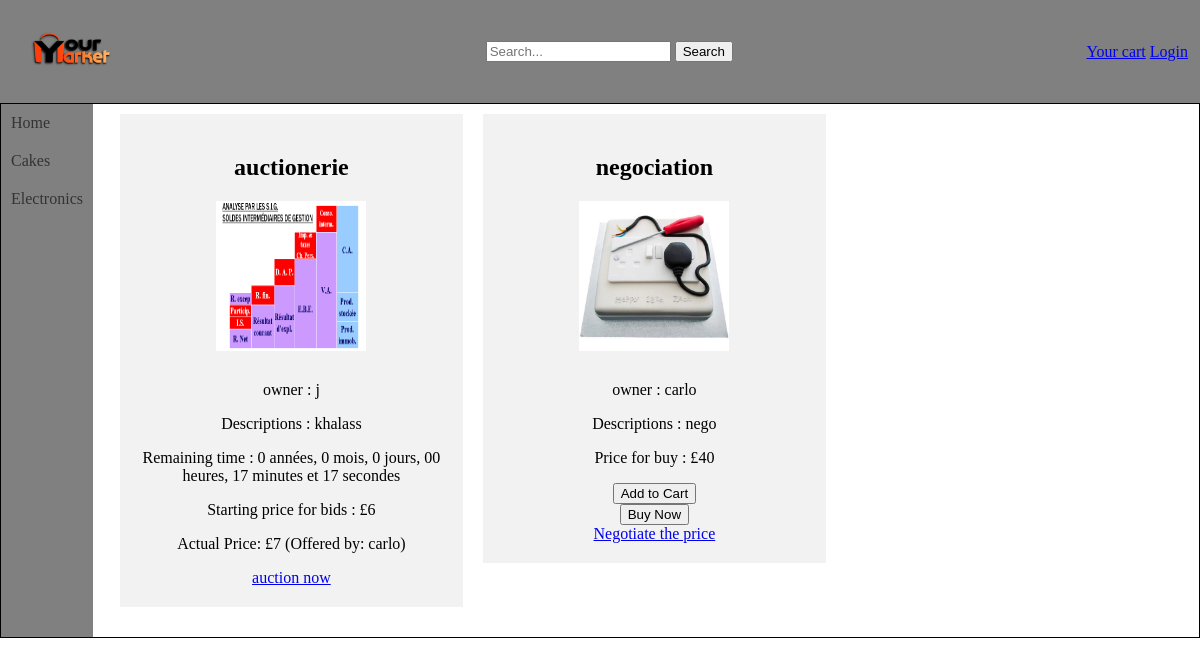
Page /electronics.php on the committed database.
### tables this page shows
CREATE TABLE IF NOT EXISTS `items` (
  `id` int NOT NULL AUTO_INCREMENT,
  `nameItem` varchar(200) NOT NULL,
  `descriptions` varchar(999) NOT NULL,
  `price` double NOT NULL,
  `categories` int NOT NULL,
  `sellType` int NOT NULL,
  `quantity` int NOT NULL DEFAULT '1',
  `available` tinyint(1) NOT NULL DEFAULT '1',
  `endDate` datetime DEFAULT NULL,
  PRIMARY KEY (`id`)
);

CREATE TABLE IF NOT EXISTS `picturesvideos` (
  `id` int NOT NULL AUTO_INCREMENT,
  `link` varchar(500) NOT NULL,
  PRIMARY KEY (`id`)
);

CREATE TABLE IF NOT EXISTS `sell` (
  `username` varchar(100) NOT NULL,
  `idItem` int NOT NULL,
  PRIMARY KEY (`username`,`idItem`),
  KEY `fk_sell_item` (`idItem`)
);

CREATE TABLE IF NOT EXISTS `bids` (
  `id` int NOT NULL AUTO_INCREMENT,
  `itemId` int NOT NULL,
  `price` int NOT NULL,
  PRIMARY KEY (`id`)
);

CREATE TABLE IF NOT EXISTS `users` (
  `username` varchar(100) NOT NULL,
  `firstName` varchar(100) NOT NULL,
  `familyName` varchar(100) NOT NULL,
  `email` varchar(100) NOT NULL,
  `phone` varchar(15) NOT NULL,
  `passwd` varchar(100) NOT NULL,
  `roles` int NOT NULL,
  `activated` tinyint(1) NOT NULL,
  PRIMARY KEY (`username`)
);

### electronics.php (the view, shortened to what this page needs)
<!DOCTYPE html>
<html>
<head>
    <link rel="stylesheet" type="text/css" href="Constant/styles.css">
</head>
<body>
    <head>
        <?php
        include('Constant/head.php');
        ?>
    </head>
    <div class="page">
        <nav>
            <?php include('Constant/navbar.php'); ?>
        </nav>
        <div class="content">
            <div class="row">
                <?php
                global $conn;
                $currentDatetime = date("Y-m-d H:i:s");
                $sql = "SELECT i.id,nameItem,descriptions,price,categories,quantity,sellType,idLink,link,endDate,username FROM items as i inner join have as h on i.id = h.idItem inner join picturesvideos as pv on h.idLink=pv.id inner join sell as s on i.id=s.idItem  where categories=2 and quantity>0";
                $result = $conn->query($sql);
                if ($result->num_rows > 0) {
                    while ($row = $result->fetch_assoc()) {
                        echo '<div class="column">';
                        echo '<div class="item">';
                        echo '<h2>' . $row["nameItem"] . '</h2>';
                        echo '<img src='. $row["link"] . '>';
                        echo '<p>owner : '.$row["username"].'</p>';
                        echo '<p>Descriptions : ' . $row["descriptions"] . '</p>';
                        if($row["sellType"]==1){
                            echo '<p>Price for buy : £' . $row["price"] . '</p>';
                            echo '<button class="add-to-cart">Add to Cart</button><br>';
                            echo '<button onclick="openPayment();">Buy Now</button><br>';
                            echo '<a href="#" onclick="negotiatePrice('.$row['id'].', '.$row['price'].');">Negotiate the price</a>';
                        }else{
                            if ($currentDatetime >= $row["endDate"]) {
                                echo "Le timer a expiré.";
                            } else {
                                $expiryTime = new DateTime($row["endDate"]);
                                $currentDatetimeObj = new DateTime($currentDatetime);
                                $interval = $currentDatetimeObj->diff($expiryTime);
                                $remainingTime = $interval->format('%y années, %m mois, %d jours, %H heures, %I minutes et %S secondes');
                                echo "Remaining time : " . $remainingTime;
                            }
                            echo '<p>Starting price for bids : £' . $row["price"] . '</p>';
                            $bidPriceSql = "SELECT price FROM bids WHERE itemId = " . $row["id"];
                            $bidPriceResult = $conn->query($bidPriceSql);
                            if ($bidPriceResult->num_rows > 0) {
                                $bidPriceRow = $bidPriceResult->fetch_assoc();
                                $currentPrice = $bidPriceRow['price'];
                                $usernameSql = "SELECT u.username
                                                FROM users AS u
                                                INNER JOIN place AS p ON u.username = p.username
                                                INNER JOIN bids AS b ON p.bidId = b.id
                                                WHERE b.itemId = " . $row["id"];
                                $usernameResult = $conn->query($usernameSql);
                                if ($usernameResult->num_rows > 0) {
                                    $usernameRow = $usernameResult->fetch_assoc();
                                    $username = $usernameRow['username'];
                                    echo '<p>Actual Price: £' . $currentPrice . ' (Offered by: ' . $username . ')</p>';
                                }
                            }
                            echo '<a href="javascript:void(0);" onclick="confirmBid('.$row['id'].', '.$row['price'].');">auction now</a> <br>';
                        }
                        echo '</div>';
                        echo '</div>';
                    }
                }
                ?>
            </div>
        </div>
    </div>
</body>
</html>

### Constant/styles.css (style rules this page uses)
body { margin: 0; padding: 0; }
nav { width: 10%; left: 0; flex-grow: 1; }
.page { border: 1px solid black; display: flex; }
.content { text-align: center; width: 100%; }

### electronics.php (style rules this page uses)
.column { float: left; width: 33.33%; padding: 10px; box-sizing: border-box; }
.row:after { content: ""; display: table; clear: both; }
.item { background-color: #f2f2f2; padding: 20px; margin-bottom: 20px; }
.item img { width: 150px; height: 150px; margin-bottom: 10px; }

### rows in the picture
items: nameItem "auctionerie", picturesvideos.link (picture), sell.username "j", descriptions "khalass", price "6", bids.price "7", users.username "carlo"
items: nameItem "negociation", picturesvideos.link (picture), sell.username "carlo", descriptions "nego", price "40"
